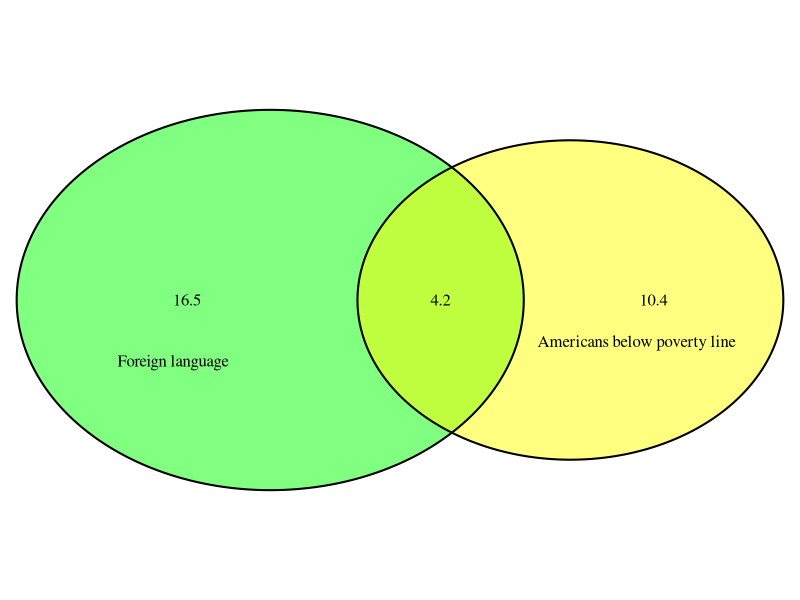
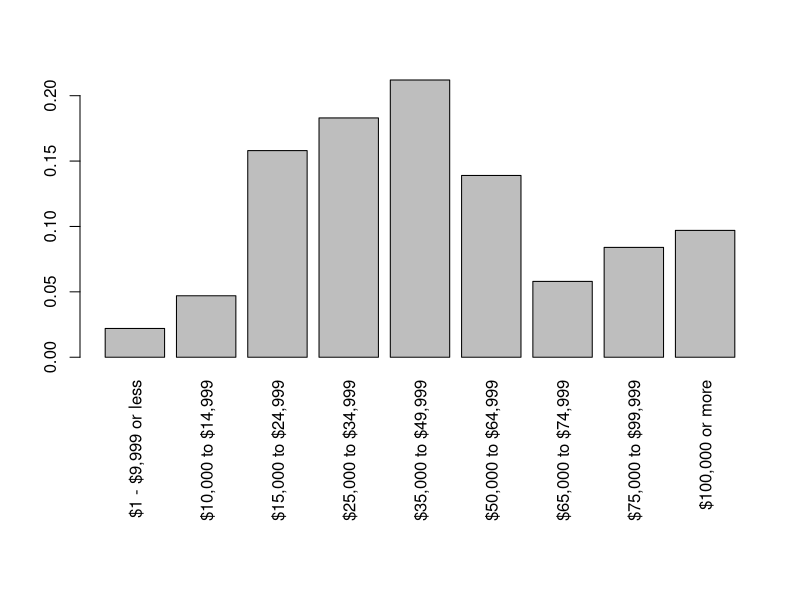

The R source for these figures, in order:
## ---- chunk 1
library(VennDiagram)
draw.pairwise.venn(area1 = 14.6,
                   area2 = 20.7,
                   cross.area = 4.2,
                   fill = c("yellow","green"),
                   category = c('Americans below poverty line', 'Foreign language'),
                   cat.dist = -0.1)
## ---- chunk 2
(14.6 + 20.7) - 4.2
## ---- chunk 3
100 - (14.6 + 20.7)
## ---- chunk 4
(72/95) * (((13/72)*(28/95)) + ((59/72)*(28/95)))
## ---- chunk 5
prob <- c(.54, .34, .12)
bagfee <- c(0,25, 60)
df <- data.frame(bagfee,prob)
df$probtimesfee <- df$bagfee*df$prob
ex <- sum(df$probtimesfee)
# expected value or average revenue
ex
df$fee_min_mean <-  df$bagfee - ex
df$sq_fee_min_mean <- df$fee_min_mean ** 2
df$sq_times_prob <- df$sq_fee_min_mean * df$prob

# variance
variance = sum(df$sq_times_prob)

# SD
sd = sqrt(variance)
sd
## ---- chunk 6
income <- c('$1 - $9,999 or less', 
            '$10,000 to $14,999', 
            '$15,000 to $24,999',
            '$25,000 to $34,999',
            '$35,000 to $49,999',
            '$50,000 to $64,999',
            '$65,000 to $74,999',
            '$75,000 to $99,999',
            '$100,000 or more')
percenttotal = c(.022,
                 .047,
                 .158,
                 .183,
                 .212,
                 .139,
                 .058,
                 .084,
                 .097)

incomedf <- data.frame(income, percenttotal)
par(mar = c(12, 4,4,2))
barplot(incomedf$percenttotal, names.arg = incomedf$income, las =3)
## ---- chunk 7
sum(incomedf$percenttotal[0:5])
